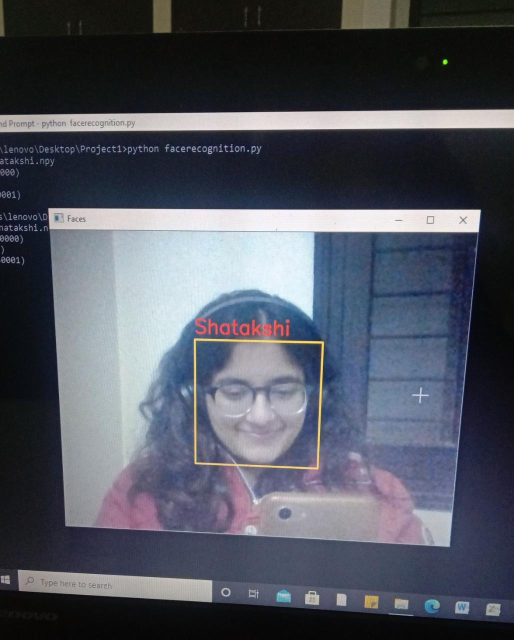
#> input picture WhatsApp Image 2021-06-06 at 8.22.18 PM.jpeg, 1028 x 1280 px, given in place of the camera (shown at 1/2 size)
$ python facedata.py
#> lines starting #> are read from the running program, lines starting #| are printed output that depends on the picture
#facedatacollection

import cv2
import numpy as np

#initialize camera
cap= cv2.VideoCapture(0)

#Face Detection
face_cascade= cv2.CascadeClassifier("haarcascade_frontalface_default.xml")
skip=0
face_data=[]
dataset_path='./data/'

file_name= input("Enter name of Person: ")
#> the answer given: WhatsApp Image 2021-06-06 at 8.22.18 PM.jpeg

while True:
    ret, frame=cap.read()
#> frame is the input picture: shape (1280, 1028, 3); mean B, G, R 95, 84, 80.2

    if ret==False:
        continue


    gray_frame=cv2.cvtColor(frame,cv2.COLOR_BGR2GRAY)
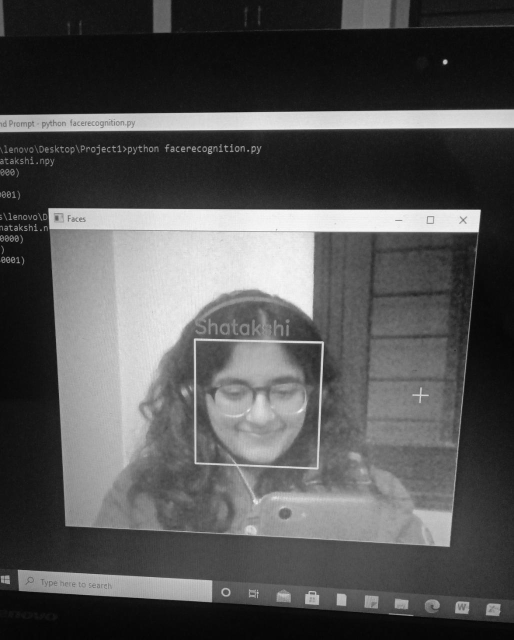
#> gray_frame: shape (1280, 1028) (shown at 1/2 size); min 2, max 253, mean 84.1

    faces=face_cascade.detectMultiScale(frame,1.3,5)
#> faces = [[402, 698, 224, 224]]
    faces= sorted(faces, key=lambda f:f[2]*f[3])

    for face in faces[-1:]:
        x,y,w,h=face
        cv2.rectangle(frame,(x,y),(x+w,y+h), (0,255,255),2)

        #Extract the reqired face or region of interest
        offset=10
        face_section= frame[y-offset: y+h+offset, x-offset:x+w+offset]
        face_section= cv2.resize(face_section,(100,100))

        skip+=1
        if skip%10==0:
            face_data.append(face_section)
            print(len(face_data))


        cv2.imshow("Frame", frame)
        cv2.imshow("Face Section", face_section)
#> this loop made 1 pass
#> (x, y, w, h, offset, skip) on pass 1: (402, 698, 224, 224, 10, 1)
#> pass 1, `face_section= frame[y-offset: y+h+offset, x-offset:x+w+offset]`:
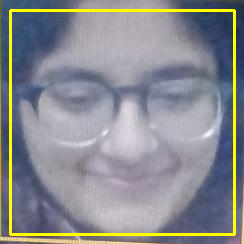
#> face_section: shape (244, 244, 3); mean B, G, R 143, 138.6, 136.7
#> pass 1, `face_section= cv2.resize(face_section,(100,100))`:
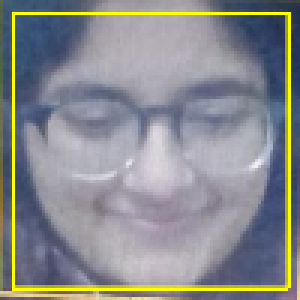
#> face_section: shape (100, 100, 3) (shown 3 times larger); mean B, G, R 142.7, 138.8, 136.9
#> pass 1, `cv2.imshow("Frame", frame)`:
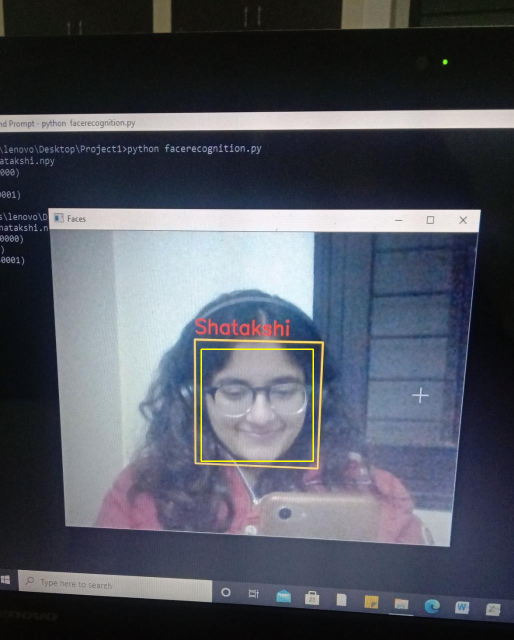
#> window 'Frame': shape (1280, 1028, 3) (shown at 1/2 size); mean B, G, R 94.7, 84.3, 80.5
#> after the loop, face_data = []; skip = 1


    #Store every 10th face

    if(skip%10==0):
        pass


    key_pressed = cv2.waitKey(1) & 0xFF
#> (key q is pressed here)
    if key_pressed == ord('q'):
        break

#Convert our face list array into a numpy array
face_data = np.asarray(face_data)
#> face_data = empty array
#> (the run stopped early here; a loop or call above may not have finished)
